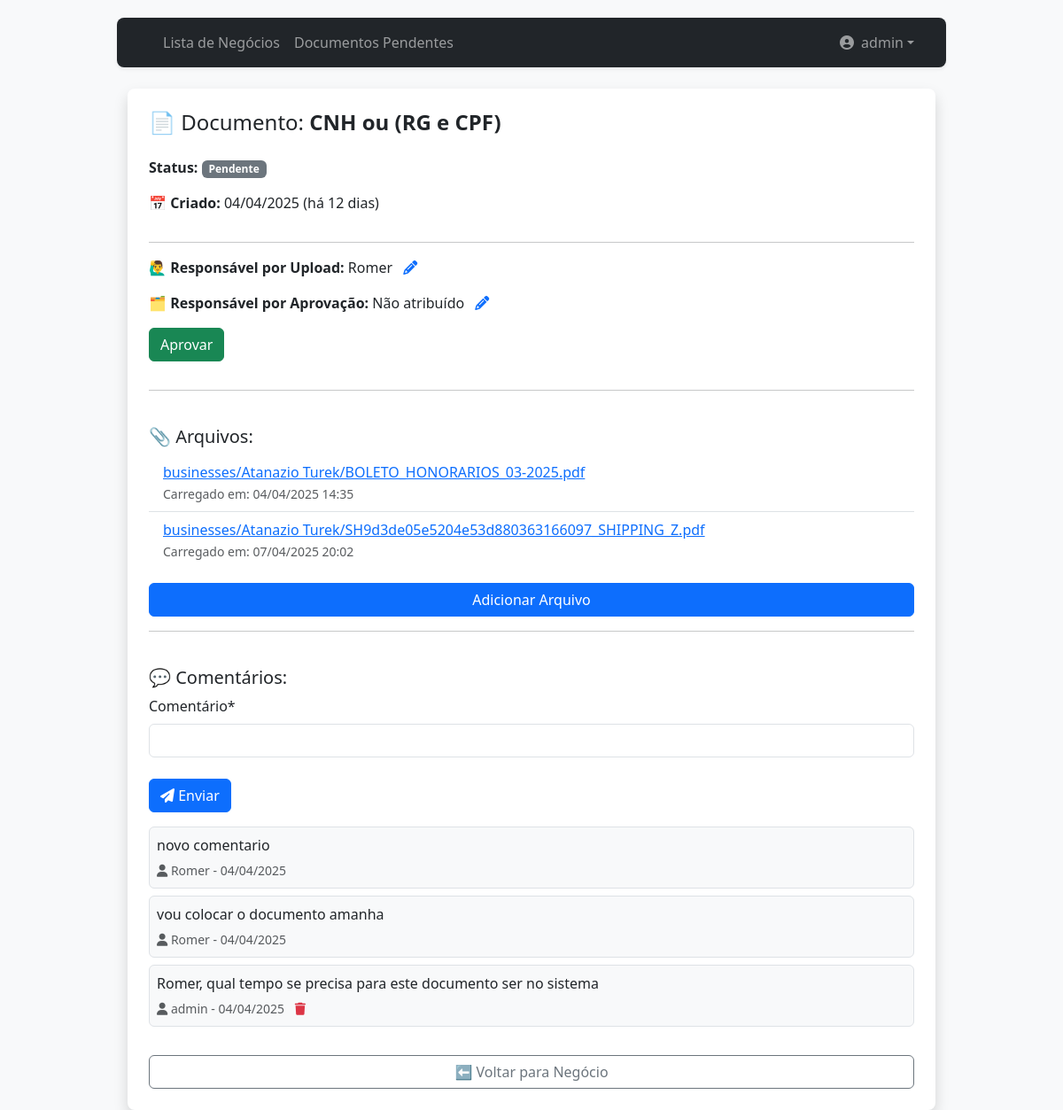
Page /documents/261/ (signed in) on the committed database.
### negocios/models.py (models this page shows, shortened)
class Document(models.Model):
    STATUS_CHOICES = [
        ('pending', 'Não aprovado'),
        ('approved', 'Aprovado'),
    ]
    business = models.ForeignKey(Business, on_delete=models.CASCADE, related_name='documents')
    document_text = models.CharField(max_length=200)
    owner = models.ForeignKey(settings.AUTH_USER_MODEL, on_delete=models.CASCADE,related_name='documents_owned')
    upload_responsible = models.ForeignKey(  # Кто должен загрузить документ
        settings.AUTH_USER_MODEL,
        on_delete=models.SET_NULL,
        null=True, blank=True,
        related_name="responsible_for_upload"
    )
    approval_responsible = models.ForeignKey(  # Кто должен согласовать документ
        settings.AUTH_USER_MODEL,
        on_delete=models.SET_NULL,
        null=True, blank=True,
        related_name="responsible_for_approval"
    )
    pub_date = models.DateTimeField("date published", default=timezone.now)
    status = models.CharField(max_length=10, choices=STATUS_CHOICES, default='pending')  # Добавляем статус
    last_approved_date = models.DateTimeField(null=True, blank=True)  # Дата последнего согласования
    last_approved_by = models.ForeignKey(  # Кто согласовал документ
        settings.AUTH_USER_MODEL,
        null=True, blank=True,
        on_delete=models.SET_NULL,
        related_name="approved_documents"
    )

class DocumentFile(models.Model):
    document = models.ForeignKey(Document, on_delete=models.CASCADE, related_name='files')
    file = models.FileField(upload_to=business_directory_path)  # Поле для хранения файла
    owner = models.ForeignKey(settings.AUTH_USER_MODEL, on_delete=models.CASCADE, related_name='files_owned')
    pub_date = models.DateTimeField("date published", default=timezone.now)

class Comment(models.Model) :
    text = models.TextField(
        validators=[MinLengthValidator(3, "O comentário deve ter mais de 3 caracteres")]
    )
    document = models.ForeignKey(Document, on_delete=models.CASCADE, related_name='comments')
    owner = models.ForeignKey(settings.AUTH_USER_MODEL, on_delete=models.CASCADE, related_name='comments')
    created_at = models.DateTimeField(auto_now_add=True)
    updated_at = models.DateTimeField(auto_now=True)

### negocios/views.py (the view)
# urls.py: path('documents/<int:pk>/', DocumentDetailView.as_view(), name='document_detail'),
class DocumentDetailView(OwnerDetailView):
    model = Document
    template_name = 'negocios/document_detail.html'
    context_object_name = 'document'
    def get_context_data(self, **kwargs):
        context = super().get_context_data(**kwargs)
        print(f"Request method: {self.request.method}")
        business_id = self.request.GET.get('business_id')
        context['business_id'] = business_id
        DocumentFileFormSet = inlineformset_factory(Document, DocumentFile, form=DocumentFileForm, extra=1)
        context['formset'] = DocumentFileFormSet(self.request.POST, self.request.FILES)
        document = self.object
        delta = now().date() - document.pub_date.date()
        context['days_since_creation'] = delta.days
        context['comments'] = Comment.objects.filter(document=self.object).order_by('-updated_at')
        context['comment_form'] = CommentForm()
        context['users'] = User.objects.all()
        context['files'] = document.files.all()
        return context

### negocios/forms.py
class CommentForm(forms.Form):
    comment = forms.CharField(required=True, max_length=500, min_length=3, strip=True, label="Comentário",)

### negocios/templates/negocios/document_detail.html (shortened to what this page needs)
{% extends "base_menu.html" %}
{% block content %}
{% load crispy_forms_tags %}
{% if user.is_authenticated %}
<div class="container mt-4">
    <div class="card shadow border-0 rounded-3 p-4">
        <h1 class="h4 mb-4">📄 Documento: <strong>{{ object.document_text }}</strong></h1>
        <p><strong>Status:</strong>
            {% if object.status == 'approved' %}
                <span class="badge bg-success">Aprovado</span>
            {% else %}
                <span class="badge bg-secondary">Pendente</span>
            {% endif %}
        </p>
        <p><strong>📅 Criado:</strong> {{ object.pub_date|date:"d/m/Y" }} (há {{ days_since_creation }} dias)</p>
        <hr>
        <div class="mb-3">
            <strong>🙋‍♂️ Responsável por Upload:</strong>
            {{ object.upload_responsible.username|default:"Não atribuído" }}
            {% if object.owner == user %}
                <a href="#" onclick="toggleForm('uploadForm')" class="ms-2 text-decoration-none"><i class="fa fa-pencil"></i></a>
            {% endif %}
        </div>
        <div class="mb-3">
            <strong>🗂️ Responsável por Aprovação:</strong>
            {{ object.approval_responsible.username|default:"Não atribuído" }}
            {% if object.owner == user %}
                <a href="#" onclick="toggleForm('approvalForm')" class="ms-2 text-decoration-none"><i class="fa fa-pencil"></i></a>
            {% endif %}
        </div>
        {% if object.approval_responsible is None or object.approval_responsible == user %}
        <div class="mb-3">
            <form method="post" action="{% url 'negocios:document_status_update' object.id %}">
                {% if object.status == "approved" %}
                    <button type="submit" name="status" value="pending" class="btn btn-warning">Desaprovar</button>
                {% else %}
                    <button type="submit" name="status" value="approved" class="btn btn-success">Aprovar</button>
                {% endif %}
            </form>
        </div>
        {% endif %}
        <hr>
        <h5 class="mt-4">📎 Arquivos:</h5>
        {% if files %}
            <ul class="list-group list-group-flush">
                {% for file in document.files.all %}
                <li class="list-group-item d-flex justify-content-between align-items-start">
                    <div>
                        <a href="{{ file.file.url }}" target="_blank">{{ file.file.name }}</a>
                        <br><small class="text-muted">Carregado em: {{ file.pub_date|date:"d/m/Y H:i" }}</small>
                    </div>
                </li>
                {% endfor %}
            </ul>
        {% else %}
            <p class="text-muted">Nenhum arquivo carregado ainda.</p>
        {% endif %}
        <a href="{% url 'negocios:document_file_upload' pk=object.pk %}" class="btn btn-primary mt-3">Adicionar Arquivo</a>
        <hr>
        <h5 class="mt-4">💬 Comentários:</h5>
        <form method="post" action="{% url 'negocios:document_comment_create' document.id %}" class="mb-3">
            {{ comment_form|crispy }}
            <button type="submit" class="btn btn-primary mt-2">
                <i class="fas fa-paper-plane"></i> Enviar
            </button>
        </form>
        {% for comment in comments %}
        <div class="border rounded p-2 mb-2 bg-light">
            <p class="mb-1">{{ comment.text }}</p>
            <small class="text-muted">
                <i class="fas fa-user"></i> {{ comment.owner.username }} - {{ comment.updated_at|date:"d/m/Y" }}
                {% if user == comment.owner %}
                    <a href="{% url 'negocios:document_comment_delete' comment.id %}" class="text-danger ms-2"><i class="fa fa-trash"></i></a>
                {% endif %}
            </small>
        </div>
        {% endfor %}
        <a href="{% url 'negocios:business_detail' pk=object.business.pk %}" class="btn btn-outline-secondary mt-4">
            ⬅️ Voltar para Negócio
        </a>
    </div>
</div>
{% else %}
<div class="alert alert-warning text-center mt-4">
    Você não está logado. <a href="{% url 'login' %}?next={{ request.path }}">Clique aqui para entrar</a>.
</div>
{% endif %}
{% endblock %}

### templates/base_menu.html (shortened to what this page needs)
{% extends 'base_bootstrap.html' %}
{% load app_tags %}
{% block navbar %}
<nav class="navbar navbar-expand-lg navbar-dark bg-dark shadow-sm rounded-3 px-3 py-2">
  <div class="container-fluid">
    <div class="collapse navbar-collapse" id="navbarNavDropdown">
      <ul class="navbar-nav me-auto mb-2 mb-lg-0">
        {% url 'negocios:business_list' as business_url %}
        {% url 'negocios:report_preview' as report_url %}
        <li class="nav-item">
          <a class="nav-link {% if request.path == business_url %}active fw-semibold{% endif %}" href="{{ business_url }}">
            Lista de Negócios
          </a>
        </li>
        <li class="nav-item">
          <a class="nav-link {% if request.path == report_url %}active fw-semibold{% endif %}" href="{{ report_url }}">
            Documentos Pendentes
          </a>
        </li>
      </ul>
      <ul class="navbar-nav ms-auto mb-2 mb-lg-0">
        {% if user.is_authenticated %}
          <li class="nav-item dropdown">
            <a class="nav-link dropdown-toggle d-flex align-items-center" href="#" role="button" data-bs-toggle="dropdown" aria-expanded="false">
              <i class="fas fa-user-circle me-2"></i> {{ user.username }}
            </a>
          </li>
        {% else %}
          <li class="nav-item">
            <a class="nav-link" href="{% url 'login' %}?next={% url 'negocios:business_list' %}">Login</a>
          </li>
        {% endif %}
      </ul>
    </div>
  </div>
</nav>
{% endblock %}

### negocios/templates/base_bootstrap.html (style rules this page uses)
body { background-color: #f8f9fa; font-family: 'Segoe UI', sans-serif; }
.navbar { border-radius: 10px; margin-bottom: 20px; }
.container { max-width: 960px; margin-top: 20px; }

### rows in the picture
Document: document_text "CNH ou (RG e CPF)", pub_date "04/04/2025", upload_responsible.username "Romer", approval_responsible.username "Não atribuído"
DocumentFile: file.name "businesses/Atanazio Turek/BOLETO_HONORARIOS_03-2025.pdf", pub_date "04/04/2025 14:35"
DocumentFile: file.name "businesses/Atanazio Turek/SH9d3de05e5204e53d880363166097_SHIPPING_Z.pdf", pub_date "07/04/2025 20:02"
Comment: text "novo comentario", owner.username "Romer", updated_at "04/04/2025"
Comment: text "vou colocar o documento amanha", owner.username "Romer", updated_at "04/04/2025"
Comment: text "Romer, qual tempo se precisa para este documento ser no sistema", owner.username "admin", updated_at "04/04/2025"

### other values in the picture
{{ user.username }} "admin"
{{ days_since_creation }} "12"
